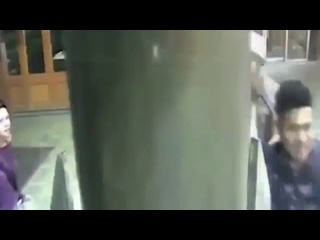
#> input picture fromVideo/video/img2.jpg, 320 x 240 px, given in place of the camera
$ jupyter execute --allow-errors faceDetectVideo.ipynb
#> lines starting #> are read from the running program, lines starting #| are printed output that depends on the picture; after the words box and inside, x2 and y2 are one past the last pixel; in counts of white or black regions, pixels touching at a corner belong together
[cell 1]
import cv2

# Load the cascade specifically trained for low resolution
face_cascade = cv2.CascadeClassifier("haarcascade_frontalface_alt2.xml")

# To capture video from existing video.
cap = cv2.VideoCapture(0)

while True:
    # Read the frame
    _, img = cap.read()
#> img is the input picture: shape (240, 320, 3); mean B, G, R 80.5, 89.4, 84.8

    # Convert to grayscale
    gray = cv2.cvtColor(img, cv2.COLOR_BGR2GRAY)
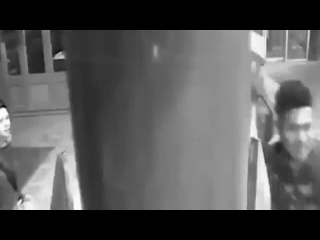
#> gray: shape (240, 320); min 0, max 254, mean 87

    # Apply a slight blur to reduce noise
    gray = cv2.medianBlur(gray, 5)

    # Detect faces at a lower scale factor
    faces = face_cascade.detectMultiScale(gray, 1.05, 3)
#> faces = [[280, 113, 40, 41]]

    # Draw the rectangle around each face
    for x, y, w, h in faces:
        cv2.rectangle(img, (x, y), (x + w, y + h), (255, 0, 0), 1)
#> this loop made 1 pass
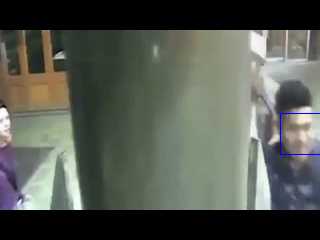
#> img: shape (240, 320, 3); 0.16% of pixels changed, all inside (x1, y1, x2, y2) = (280, 113, 320, 155)

    # Display
    cv2.imshow("Face Window", img)

    #stop if length of video is reached
    if cap.get(cv2.CAP_PROP_POS_FRAMES) == cap.get(cv2.CAP_PROP_FRAME_COUNT):
        break

    # Stop if escape key is pressed
    k = cv2.waitKey(30) & 0xFF
#> (key Esc is pressed here)
    if k == 27:
        break


# Release the VideoCapture object
cap.release()
cv2.destroyAllWindows()

[cell 2]
import cv2
import face_recognition
import os


def load_known_faces(known_faces_directory):
#> called with known_faces_directory = 'M:/Database/karna/'
    known_faces = []
    known_face_encodings = []

    for root, _, files in os.walk(known_faces_directory):
        for filename in files:
            if filename.endswith(".jpg") or filename.endswith(".png"):
                full_path = os.path.join(root, filename)
                known_face = cv2.imread(full_path)
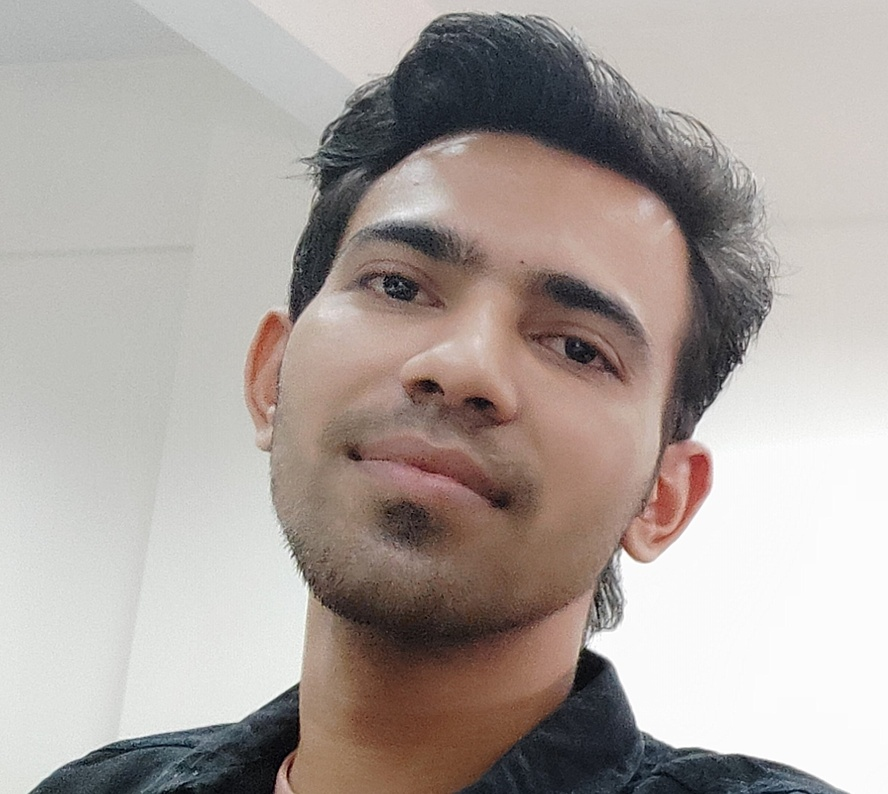
#> input picture data/train/karna/1.jpg, 888 x 794 px, shrunk from 1801 x 1610 before the run
#> known_face is the input picture: shape (794, 888, 3); mean B, G, R 158.7, 163.5, 172.4
                bgr_to_rgb = cv2.cvtColor(known_face, cv2.COLOR_BGR2RGB)
                face_encoding = face_recognition.face_encodings(bgr_to_rgb)[0]

                known_faces.append(known_face)
                known_face_encodings.append(face_encoding)

    return known_faces, known_face_encodings

[cell 3]
# Load the known faces and their encodings
known_faces_directory = r"M:/Database/karna/"
#> (the rest of this cell did not finish here and is left out)

[cell 4]
def preprocess_video_frame(img):
    # Convert the image to grayscale
    gray = cv2.cvtColor(img, cv2.COLOR_BGR2GRAY)

    # Apply contrast enhancement using CLAHE (Contrast Limited Adaptive Histogram Equalization)
    clahe = cv2.createCLAHE(2, (8, 8))
    gray = clahe.apply(gray)

    # Apply noise reduction using bilateral filtering
    gray = cv2.bilateralFilter(gray, 9, 75, 75)

    # Convert the grayscale image back to RGB format
    img_preprocessed = cv2.cvtColor(gray, cv2.COLOR_GRAY2BGR)

    return img_preprocessed

[cell 5]
import cv2
import face_recognition

# Load the cascade specifically trained for low resolution
face_cascade = cv2.CascadeClassifier("haarcascade_frontalface_alt2.xml")

# Load the known faces and their encodings
known_faces, known_face_encodings = load_known_faces("known_faces")
